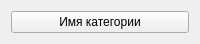
<?xml version="1.0" encoding="UTF-8"?>
<ui version="4.0">
 <class>UneditableEventCategoryWidget</class>
 <widget class="QWidget" name="UneditableEventCategoryWidget">
  <property name="geometry">
   <rect>
    <x>0</x>
    <y>0</y>
    <width>200</width>
    <height>41</height>
   </rect>
  </property>
  <property name="windowTitle">
   <string>Form</string>
  </property>
  <layout class="QGridLayout" name="gridLayout">
   <item row="0" column="0">
    <widget class="QPushButton" name="pushButton_category">
     <property name="text">
      <string>Имя категории</string>
     </property>
    </widget>
   </item>
  </layout>
 </widget>
 <resources/>
 <connections/>
</ui>
